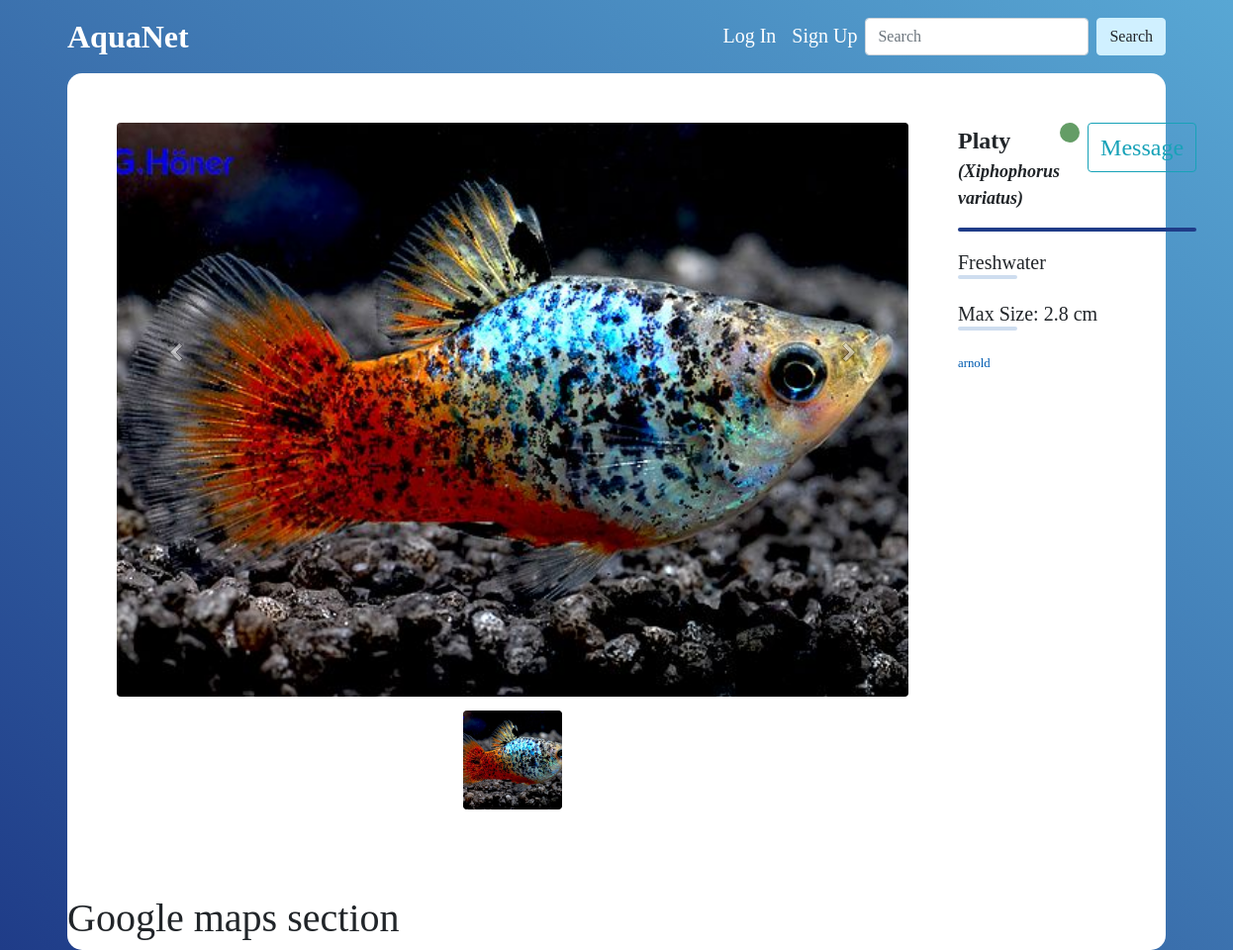
/species/6/, run on an earlier commit of the app's database.
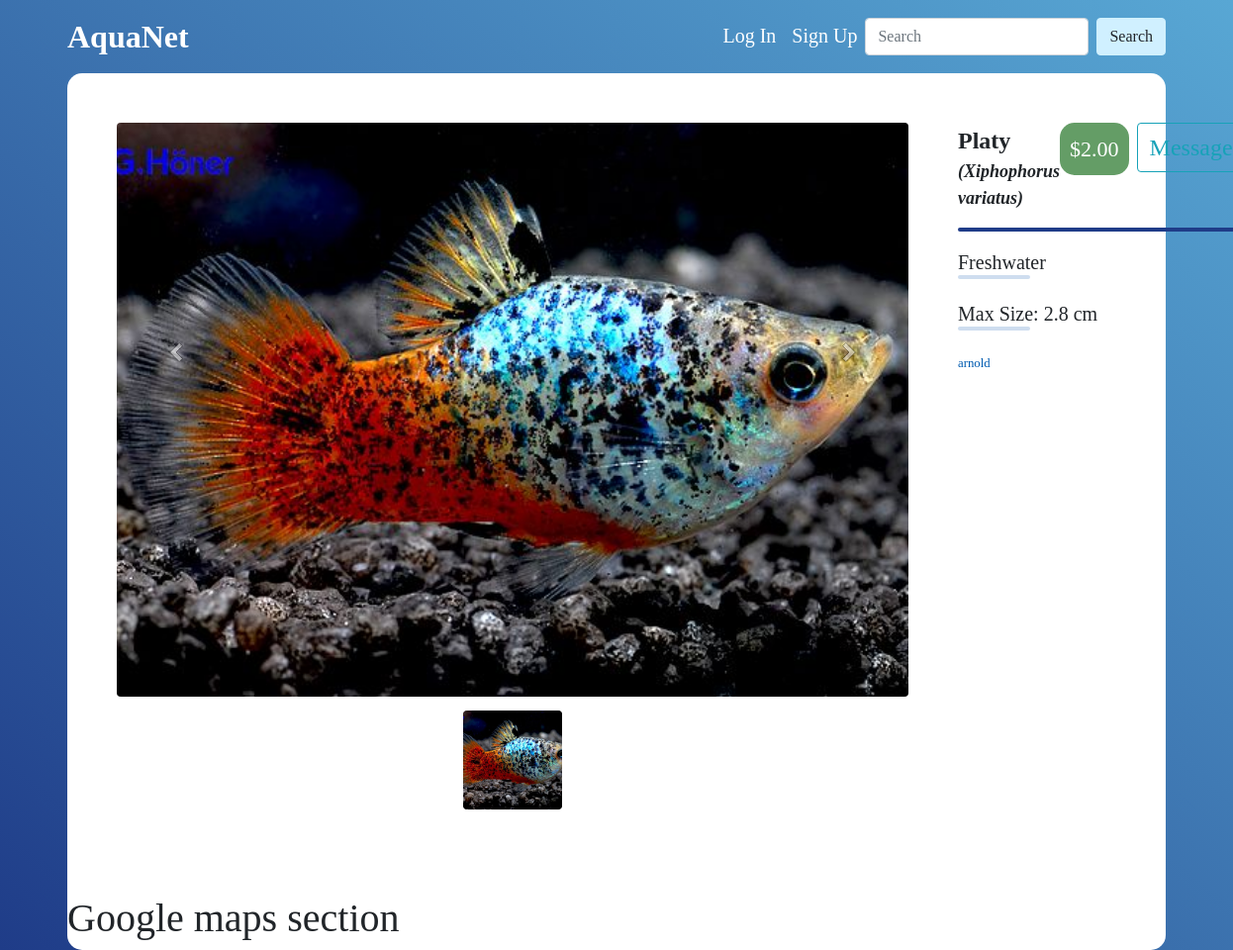
And on a later commit of the database.
### speciesprofile/models.py (models this page shows, shortened)
class Profile(models.Model):
    common_name = models.CharField(max_length=200, blank=True)
    species = models.CharField(max_length=200)
    max_size = models.FloatField()
    water_type = models.CharField(max_length=10, choices=WATER_TYPE)
    for_sale = models.BooleanField(default=True)
    price = models.FloatField(null=True, blank=True, default=None)
    description = models.TextField(blank=True)
    publish_date = models.DateTimeField(default=timezone.now)
    author = models.ForeignKey(User, on_delete=models.CASCADE)
    thumbnail = models.ImageField(upload_to='species-images', blank=True, default=None)
    thumbnail_aspect_ratio = models.FloatField(null=True, blank=True, default=None)
    def get_author_image_url(self):
        return get_user_image_url(self.author)

### speciesprofile/views.py (the view)
# urls.py: path('species/<int:pk>/', views.SpeciesDetailView.as_view(), name='detail'),
class SpeciesDetailView(DetailView):
    model = Profile
    template_name = 'speciesprofile/detail.html'
    def get_context_data(self, *, object_list=None, **kwargs):
        context = super(SpeciesDetailView, self).get_context_data(**kwargs)
        profile = self.get_object()
        author = profile.author
        thread_exists = False
        if self.request.user.is_authenticated:
            user = self.request.user
            if (does_thread_exist(user, author)):
                thread_exists = True
                thread = get_or_create_thread(user, author)
                context.update({'thread': thread})
        images = ProfileImage.objects.filter(profile=profile.pk).order_by('order')
        context.update({'images': images, 'thread_exists': thread_exists})
        return context

### aquanet/context_processors.py (called while the page is built, shortened)
def get_unread_threads(request):
    unread_threads = 0
    active_user = request.user
    return {'unread_threads': unread_threads}

### users/models.py (called while the page is built)
def get_user_image_url(user):
    if UserImage.objects.filter(user=user):
        img = UserImage.objects.get(user=user)
        return img.user_image.url
    else:
        return "/media/species-images/default.jpg"

### speciesprofile/templates/speciesprofile/detail.html (shortened to what the changed rows need)
{% extends 'speciesprofile/base.html'%}
{% load static%}
{% block head %}
<link rel="stylesheet" href="//code.jquery.com/ui/1.12.1/themes/base/jquery-ui.css">
{% endblock head %}
{% block content %}
<div class="card">
    <div class="d-flex flex-row">
        <div class="mt-50px w-100 mr-50px">
            <div class="d-flex justify-content-between">
                <div>
                   {% if profile.common_name %}
                    <div class="common-title">{{profile.common_name}}</div>
                    <div class="species-title">({{profile.species}})</div>
                    {% else %}
                    <div class="common-title font-italic">{{profile.species}}</div>
                    {% endif %}
                </div>
                <div class="d-flex">
                    <div class="price-box">
                        {% if profile.for_sale == True %}
                        <div>${{profile.price|floatformat:2}}</div>
                        {% endif %}
                    </div>
                    {% if user != profile.author %}
                    <div>
                        {% if user.is_authenticated %}
                            {% if thread_exists %}
                                <button id="jumpToThread" class="btn btn-outline-info ml-2 fs-24" type="button" data-thread-id="{{thread.id}}">Message</button>
                            {% else %}
                                <button id="messageBtn" class="btn btn-outline-info ml-2 fs-24" type="button">Message</button>
                            {% endif %}
                        {% else %}
                        <a type="button" class="btn btn-outline-info ml-2 fs-24" href="{% url 'users:login' %}?next={{request.path}}">Message</a>
                        {% endif %}
                    </div>
                    {% endif %}
                </div>
            </div>
            <hr class="detail-divider">
            <div class="attributes-text">{{profile.water_type}}water</div>
            <hr class="light-blue-divider w-25">
            <div class="attributes-text">Max Size: {{profile.max_size}} cm</div>
            <hr class="light-blue-divider w-25">
            <div>
                <small class="text-muted"><a href="{% url 'users:profile' profile.author %}">{{profile.author}}</a></small>
            </div>
        </div>
    </div>
    <h1 class="mt-150px">Google maps section</h1>
</div>
{% endblock %}

What changed in the data, as far as the page shows it:
changed Profile "Platy": for_sale False → True (drawn); price (not shown) → "2.00"
